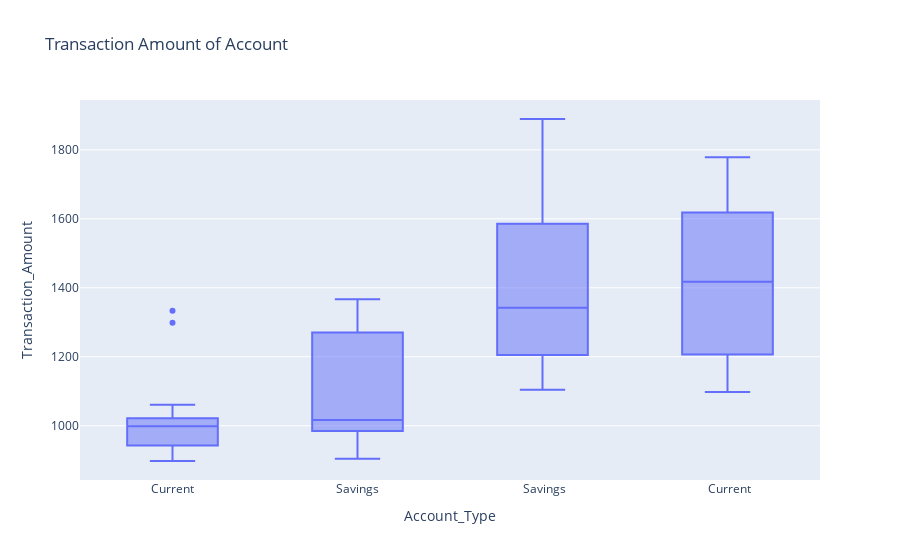

The notebook cell saved with this chart:
### Code cell
fig_box_amount = px.box(data, x='Account_Type',y='Transaction_Amount'
                       ,title ='Transaction Amount of Account')
fig_box_amount.show()

### Figure 1 — Plotly figure (JSON) as saved in the notebook; plotly's stock layout.template omitted (floating-point values rounded to 4 significant figures; data arrays with more than 128 entries replaced by an {"elided": "..."} marker saying what was removed)
{"data": [{"alignmentgroup": "True", "hovertemplate": "Account_Type=%{x}<br>Transaction_Amount=%{y}<extra></extra>", "legendgroup": "", "marker": {"color": "#636efa"}, "name": "", "notched": false, "offsetgroup": "", "orientation": "v", "showlegend": false, "type": "box", "x": {"elided": "200 str values"}, "x0": " ", "xaxis": "x", "y": {"elided": "200 float values"}, "y0": " ", "yaxis": "y"}], "layout": {"boxmode": "group", "legend": {"tracegroupgap": 0}, "title": {"text": "Transaction Amount of Account"}, "xaxis": {"anchor": "y", "domain": [0, 1], "title": {"text": "Account_Type"}}, "yaxis": {"anchor": "x", "domain": [0, 1], "title": {"text": "Transaction_Amount"}}}}
